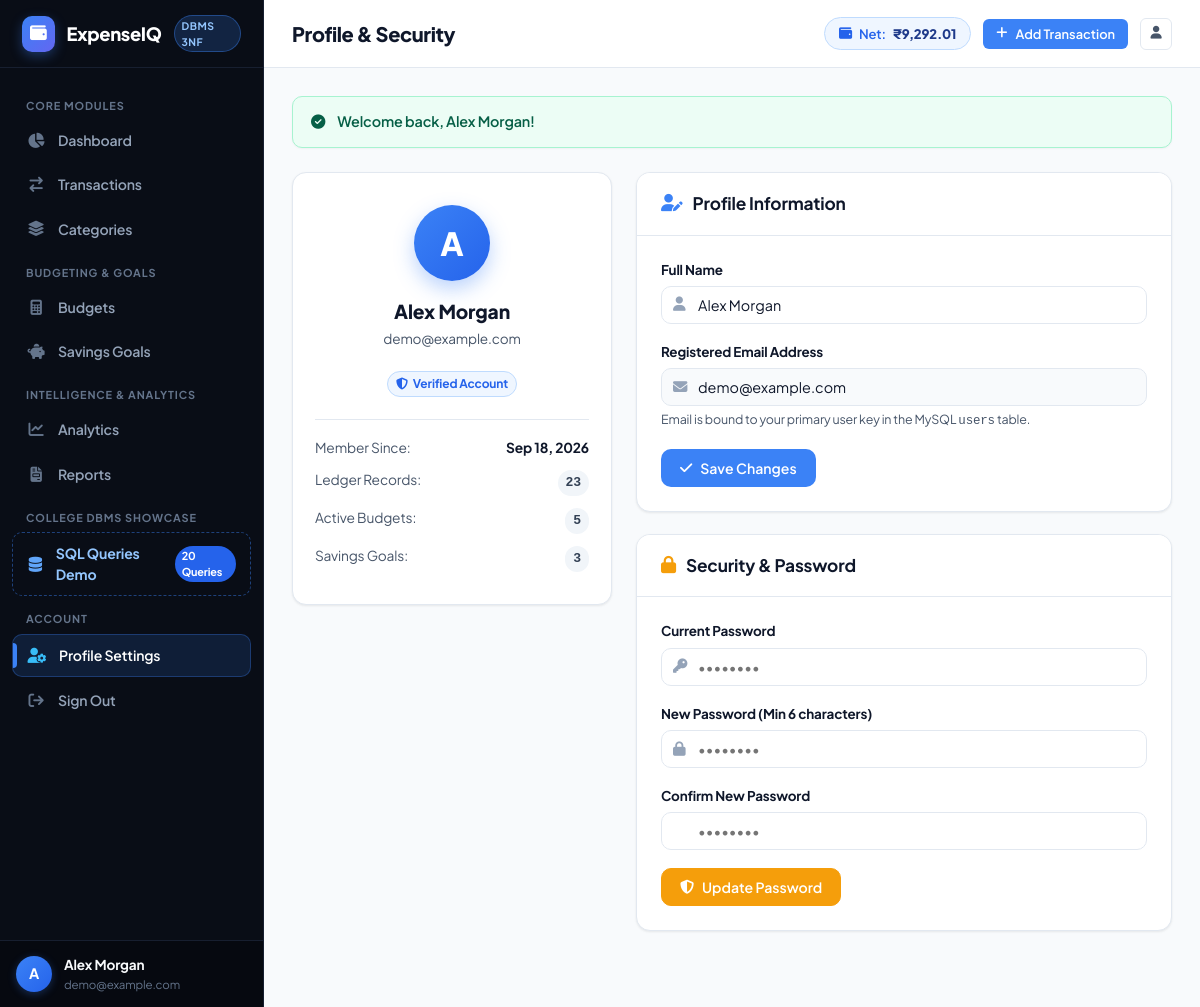
The app's page /profile.php (signed in) with its own data.
### tables this page shows
CREATE TABLE `users` (
    `user_id` INT UNSIGNED AUTO_INCREMENT PRIMARY KEY,
    `name` VARCHAR(100) NOT NULL,
    `email` VARCHAR(150) NOT NULL,
    `password` VARCHAR(255) NOT NULL,
    `created_at` TIMESTAMP NOT NULL DEFAULT CURRENT_TIMESTAMP,
    `updated_at` TIMESTAMP NOT NULL DEFAULT CURRENT_TIMESTAMP ON UPDATE CURRENT_TIMESTAMP,
    CONSTRAINT `uq_users_email` UNIQUE (`email`)
);

### includes/auth.php (called while the page is built, shortened)
<?php
function is_logged_in(): bool {
    return isset($_SESSION['user_id']) && !empty($_SESSION['user_id']);
}
function current_user(): ?array {
    return [
        'id'    => (int)$_SESSION['user_id'],
        'name'  => $_SESSION['user_name'] ?? 'User',
        'email' => $_SESSION['user_email'] ?? ''
    ];
}
function get_flash(): ?array {
    if (isset($_SESSION['flash_message'])) {
        $flash = $_SESSION['flash_message'];
        return $flash;
    }
    return null;
}
function format_date(string $date): string {
    $timestamp = strtotime($date);
    return $timestamp ? date('M d, Y', $timestamp) : $date;
}

### profile.php (the view, shortened to what this page needs)
<?php
require_once __DIR__ . '/includes/auth.php';
$user = current_user();
$userId = $user['id'];
$pdo = getDBConnection();
$currentPage = 'profile';
$stmtUser = $pdo->prepare("SELECT user_id, name, email, created_at, updated_at FROM users WHERE user_id = ?");
$stmtUser->execute([$userId]);
$userData = $stmtUser->fetch();
$stmtStats = $pdo->prepare("
    SELECT
        (SELECT COUNT(*) FROM transactions WHERE user_id = ?) as total_tx,
        (SELECT COUNT(*) FROM budgets WHERE user_id = ?) as total_budgets,
        (SELECT COUNT(*) FROM savings_goals WHERE user_id = ?) as total_goals
");
$stmtStats->execute([$userId, $userId, $userId]);
$accountStats = $stmtStats->fetch();
$flash = get_flash();
require_once __DIR__ . '/includes/header.php';
require_once __DIR__ . '/includes/sidebar.php';
?>
<div class="main-wrapper">
    <?php require_once __DIR__ . '/includes/navbar.php'; ?>
    <div class="content-body">
        <?php if ($flash): ?>
            <div class="flash-alert flash-<?= htmlspecialchars($flash['type']) ?>">
                <i class="fa-solid fa-circle-check"></i>
                <span><?= htmlspecialchars($flash['message']) ?></span>
            </div>
        <?php endif; ?>
        <div class="grid-2" style="grid-template-columns: 320px 1fr; align-items: start;">
            <div class="card">
                <div class="card-body" style="text-align: center; padding: 32px 22px;">
                    <div style="width: 76px; height: 76px; border-radius: var(--radius-full); background: linear-gradient(135deg, #3b82f6, #2563eb); color: white; display: flex; align-items: center; justify-content: center; font-size: 2rem; font-weight: 800; margin: 0 auto 16px; box-shadow: 0 8px 20px rgba(59, 130, 246, 0.35);">
                        <?= strtoupper(substr($userData['name'], 0, 1)) ?>
                    </div>
                    <h3 style="margin-bottom: 4px; font-size: 1.2rem; font-weight: 800; color: var(--text-primary);"><?= htmlspecialchars($userData['name']) ?></h3>
                    <p style="color: var(--text-secondary); font-size: 0.85rem; margin-bottom: 20px;"><?= htmlspecialchars($userData['email']) ?></p>
                    <span class="badge badge-primary" style="margin-bottom: 22px;">
                        <i class="fa-solid fa-shield-halved" style="margin-right: 5px;"></i> Verified Account
                    </span>
                    <div style="border-top: 1px solid var(--border-color); padding-top: 18px; text-align: left; font-size: 0.86rem;">
                        <div style="margin-bottom: 12px; display: flex; justify-content: space-between;">
                            <span style="color: var(--text-secondary);">Member Since:</span>
                            <strong><?= format_date($userData['created_at']) ?></strong>
                        </div>
                        <div style="margin-bottom: 12px; display: flex; justify-content: space-between;">
                            <span style="color: var(--text-secondary);">Ledger Records:</span>
                            <span class="badge" style="background: #f1f5f9; color: #334155; font-family: monospace; font-size: 0.82rem;">
                                <?= $accountStats['total_tx'] ?>
                            </span>
                        </div>
                        <div style="margin-bottom: 12px; display: flex; justify-content: space-between;">
                            <span style="color: var(--text-secondary);">Active Budgets:</span>
                            <span class="badge" style="background: #f1f5f9; color: #334155; font-family: monospace; font-size: 0.82rem;">
                                <?= $accountStats['total_budgets'] ?>
                            </span>
                        </div>
                        <div style="display: flex; justify-content: space-between;">
                            <span style="color: var(--text-secondary);">Savings Goals:</span>
                            <span class="badge" style="background: #f1f5f9; color: #334155; font-family: monospace; font-size: 0.82rem;">
                                <?= $accountStats['total_goals'] ?>
                            </span>
                        </div>
                    </div>
                </div>
            </div>
            <div>
                <div class="card" style="margin-bottom: 22px;">
                    <div class="card-header">
                        <h3 class="card-title"><i class="fa-solid fa-user-pen" style="color: var(--brand-primary);"></i> Profile Information</h3>
                    </div>
                    <div class="card-body">
                        <form method="POST" action="profile.php">
                            <div class="form-group">
                                <label class="form-label" for="name">Full Name</label>
                                <div class="input-icon-wrapper">
                                    <input type="text" id="name" name="name" class="form-control" value="<?= htmlspecialchars($userData['name']) ?>" required>
                                </div>
                            </div>
                            <div class="form-group">
                                <label class="form-label" for="email">Registered Email Address</label>
                                <div class="input-icon-wrapper">
                                    <input type="email" id="email" class="form-control" value="<?= htmlspecialchars($userData['email']) ?>" disabled style="background: #f8fafc; cursor: not-allowed;">
                                </div>
                                <small style="color: var(--text-secondary); font-size: 0.78rem; margin-top: 4px; display: block;">
                                    Email is bound to your primary user key in the MySQL <code>users</code> table.
                                </small>
                            </div>
                            <button type="submit" class="btn btn-primary">
                                <i class="fa-solid fa-check"></i> Save Changes
                            </button>
                        </form>
                    </div>
                </div>
                <div class="card">
                    <div class="card-header">
                        <h3 class="card-title"><i class="fa-solid fa-lock" style="color: #f59e0b;"></i> Security & Password</h3>
                    </div>
                    <div class="card-body">
                        <form method="POST" action="profile.php">
                            <div class="form-group">
                                <label class="form-label" for="current_password">Current Password</label>
                                <div class="input-icon-wrapper">
                                    <input type="password" id="current_password" name="current_password" class="form-control" placeholder="••••••••" required>
                                </div>
                            </div>
                            <div class="form-group">
                                <label class="form-label" for="new_password">New Password (Min 6 characters)</label>
                                <div class="input-icon-wrapper">
                                    <input type="password" id="new_password" name="new_password" class="form-control" placeholder="••••••••" required minlength="6">
                                </div>
                            </div>
                            <div class="form-group">
                                <label class="form-label" for="confirm_password">Confirm New Password</label>
                                <div class="input-icon-wrapper">
                                    <input type="password" id="confirm_password" name="confirm_password" class="form-control" placeholder="••••••••" required>
                                </div>
                            </div>
                            <button type="submit" class="btn btn-primary" style="background: #f59e0b; border-color: #f59e0b;">
                                <i class="fa-solid fa-shield-halved"></i> Update Password
                            </button>
                        </form>
                    </div>
                </div>
            </div>
        </div>
    </div>
</div>
<?php require_once __DIR__ . '/includes/footer.php'; ?>

### includes/sidebar.php (shortened to what this page needs)
<?php
$user = current_user();
?>
<aside class="sidebar" id="sidebar">
    <div class="sidebar-header">
        <div class="sidebar-brand-icon">
            <i class="fa-solid fa-wallet"></i>
        </div>
        <div>
            <div class="sidebar-brand-title">ExpenseIQ</div>
        </div>
        <span class="sidebar-brand-badge">DBMS 3NF</span>
    </div>
    <ul class="sidebar-menu">
        <li class="sidebar-heading">Core Modules</li>
        <li class="sidebar-item">
            <a href="dashboard.php" class="sidebar-link <?= ($currentPage === 'dashboard') ? 'active' : '' ?>">
                <i class="fa-solid fa-chart-pie"></i>
                <span>Dashboard</span>
            </a>
        </li>
        <li class="sidebar-item">
            <a href="transactions.php" class="sidebar-link <?= in_array($currentPage, ['transactions', 'add_transaction', 'edit_transaction']) ? 'active' : '' ?>">
                <i class="fa-solid fa-arrow-right-arrow-left"></i>
                <span>Transactions</span>
            </a>
        </li>
        <li class="sidebar-item">
            <a href="categories.php" class="sidebar-link <?= ($currentPage === 'categories') ? 'active' : '' ?>">
                <i class="fa-solid fa-layer-group"></i>
                <span>Categories</span>
            </a>
        </li>
        <li class="sidebar-heading">Budgeting & Goals</li>
        <li class="sidebar-item">
            <a href="budgets.php" class="sidebar-link <?= ($currentPage === 'budgets') ? 'active' : '' ?>">
                <i class="fa-solid fa-calculator"></i>
                <span>Budgets</span>
            </a>
        </li>
        <li class="sidebar-item">
            <a href="savings.php" class="sidebar-link <?= ($currentPage === 'savings') ? 'active' : '' ?>">
                <i class="fa-solid fa-piggy-bank"></i>
                <span>Savings Goals</span>
            </a>
        </li>
        <li class="sidebar-heading">Intelligence & Analytics</li>
        <li class="sidebar-item">
            <a href="analytics.php" class="sidebar-link <?= ($currentPage === 'analytics') ? 'active' : '' ?>">
                <i class="fa-solid fa-chart-line"></i>
                <span>Analytics</span>
            </a>
        </li>
        <li class="sidebar-item">
            <a href="reports.php" class="sidebar-link <?= ($currentPage === 'reports') ? 'active' : '' ?>">
                <i class="fa-solid fa-file-invoice"></i>
                <span>Reports</span>
            </a>
        </li>
        <li class="sidebar-heading">College DBMS Showcase</li>
        <li class="sidebar-item">
            <a href="queries.php" class="sidebar-link <?= ($currentPage === 'queries') ? 'active' : '' ?>" style="border: 1px dashed rgba(59, 130, 246, 0.45);">
                <i class="fa-solid fa-database" style="color: #60a5fa;"></i>
                <span style="font-weight: 700; color: #93c5fd;">SQL Queries Demo</span>
                <span class="sidebar-badge" style="background: #2563eb; color: #fff;">20 Queries</span>
            </a>
        </li>
        <li class="sidebar-heading">Account</li>
        <li class="sidebar-item">
            <a href="profile.php" class="sidebar-link <?= ($currentPage === 'profile') ? 'active' : '' ?>">
                <i class="fa-solid fa-user-gear"></i>
                <span>Profile Settings</span>
            </a>
        </li>
        <li class="sidebar-item">
            <a href="logout.php" class="sidebar-link" onclick="return confirmAction('Are you sure you want to sign out?', () => { window.location.href = 'logout.php'; });">
                <i class="fa-solid fa-arrow-right-from-bracket"></i>
                <span>Sign Out</span>
            </a>
        </li>
    </ul>
    <?php if ($user): ?>
    <div class="sidebar-footer">
        <div class="user-avatar">
            <?= strtoupper(substr($user['name'], 0, 1)) ?>
        </div>
        <div class="user-info">
            <div class="user-name"><?= htmlspecialchars($user['name']) ?></div>
            <div class="user-role"><?= htmlspecialchars($user['email']) ?></div>
        </div>
    </div>
    <?php endif; ?>
</aside>

### records on screen
users: name "A", name "Alex Morgan", email "demo@example.com", created_at "Sep 18, 2026"

### other values on screen
$pageTitle "Profile & Security"
format_currency($quickBalance) "₹9,292.01"
$flash['message'] "Welcome back, Alex Morgan!"
$accountStats['total_tx'] "23"
$accountStats['total_budgets'] "5"
$accountStats['total_goals'] "3"
